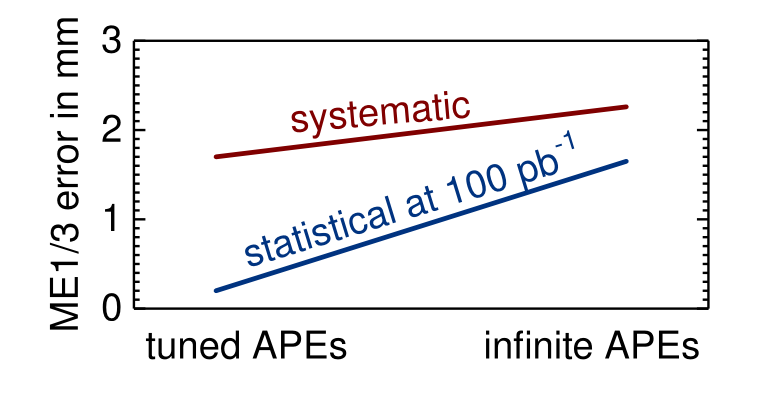

The script that saved this image:
import svgfig

svgfig.canvas(svgfig.Frame(-0.2, 1.2, 0, 3, svgfig.Line(0, 0.20, 1, 1.65), svgfig.Line(0, 1.7, 1, 2.26), xticks={0:"tuned APEs", 1:"infinite APEs"}, xminiticks=[], height=35, yticks=-7).SVG(), viewBox="0 0 100 35").save("statsyst.svg")

